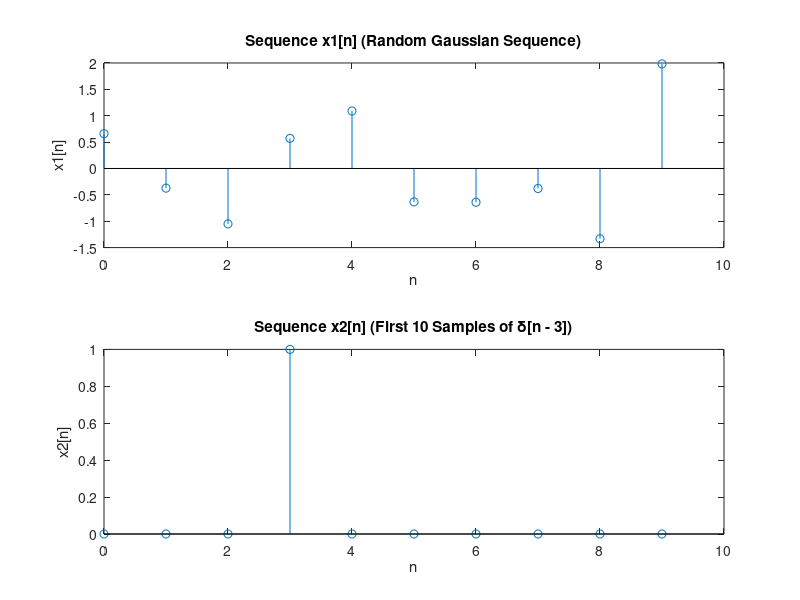

This chart was generated by the following MATLAB code:
n = 0:9; 
x1_n = randn(1, 10);
x2_n = (n == 3);  %impulse fucntion

figure;
subplot(2,1,1);
stem(n, x1_n);
title('Sequence x1[n] (Random Gaussian Sequence)');
xlabel('n');
ylabel('x1[n]');

subplot(2,1,2);
stem(n, x2_n);
title('Sequence x2[n] (First 10 Samples of \delta[n - 3])');
xlabel('n');
ylabel('x2[n]');

